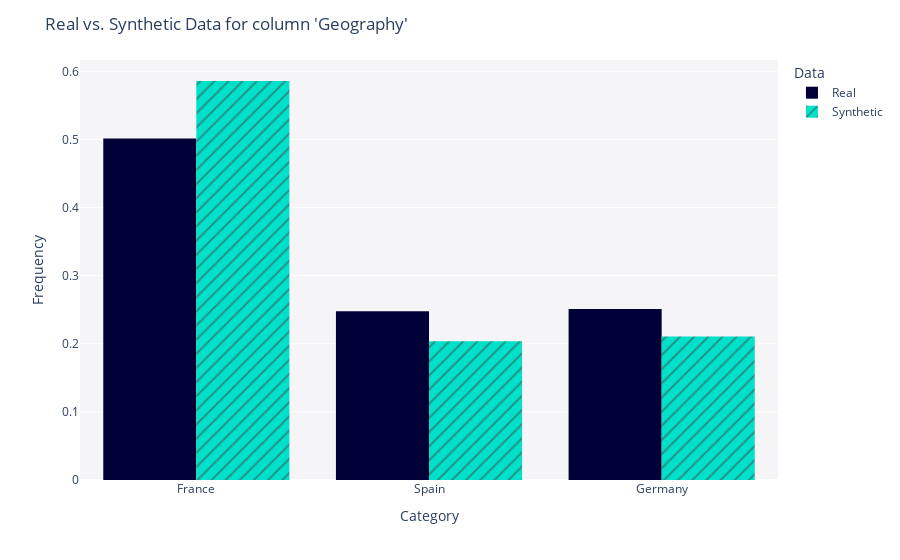

Notebook code for this chart:
### Code cell
from sdmetrics.reports.utils import get_column_plot
print(real_data.columns)
get_column_plot(
    real_data=real_data,
    synthetic_data=synthetic_data_single,
    metadata=metadata,
    column_name='Geography'
)

### Figure 1 — Plotly figure (JSON) as saved in the notebook; plotly's stock layout.template omitted (floating-point values rounded to 4 significant figures; data arrays with more than 128 entries replaced by an {"elided": "..."} marker saying what was removed)
{"data": [{"alignmentgroup": "True", "bingroup": "x", "histnorm": "probability density", "hovertemplate": "<b>Real</b><br>Frequency: %{y}<extra></extra>", "legendgroup": "Real", "marker": {"color": "#000036", "pattern": {"shape": ""}}, "name": "Real", "offsetgroup": "Real", "orientation": "v", "showlegend": true, "type": "histogram", "x": {"elided": "10000 str values"}, "xaxis": "x", "yaxis": "y"}, {"alignmentgroup": "True", "bingroup": "x", "histnorm": "probability density", "hovertemplate": "<b>Synthetic</b><br>Frequency: %{y}<extra></extra>", "legendgroup": "Synthetic", "marker": {"color": "#01E0C9", "pattern": {"shape": "/"}}, "name": "Synthetic", "offsetgroup": "Synthetic", "orientation": "v", "showlegend": true, "type": "histogram", "x": {"elided": "1002 str values"}, "xaxis": "x", "yaxis": "y"}], "layout": {"barmode": "group", "legend": {"title": {"text": "Data"}, "tracegroupgap": 0}, "margin": {"t": 60}, "plot_bgcolor": "#F5F5F8", "title": {"text": "Real vs. Synthetic Data for column 'Geography'"}, "xaxis": {"anchor": "y", "domain": [0, 1], "title": {"text": "Category"}}, "yaxis": {"anchor": "x", "domain": [0, 1], "title": {"text": "Frequency"}}}}
